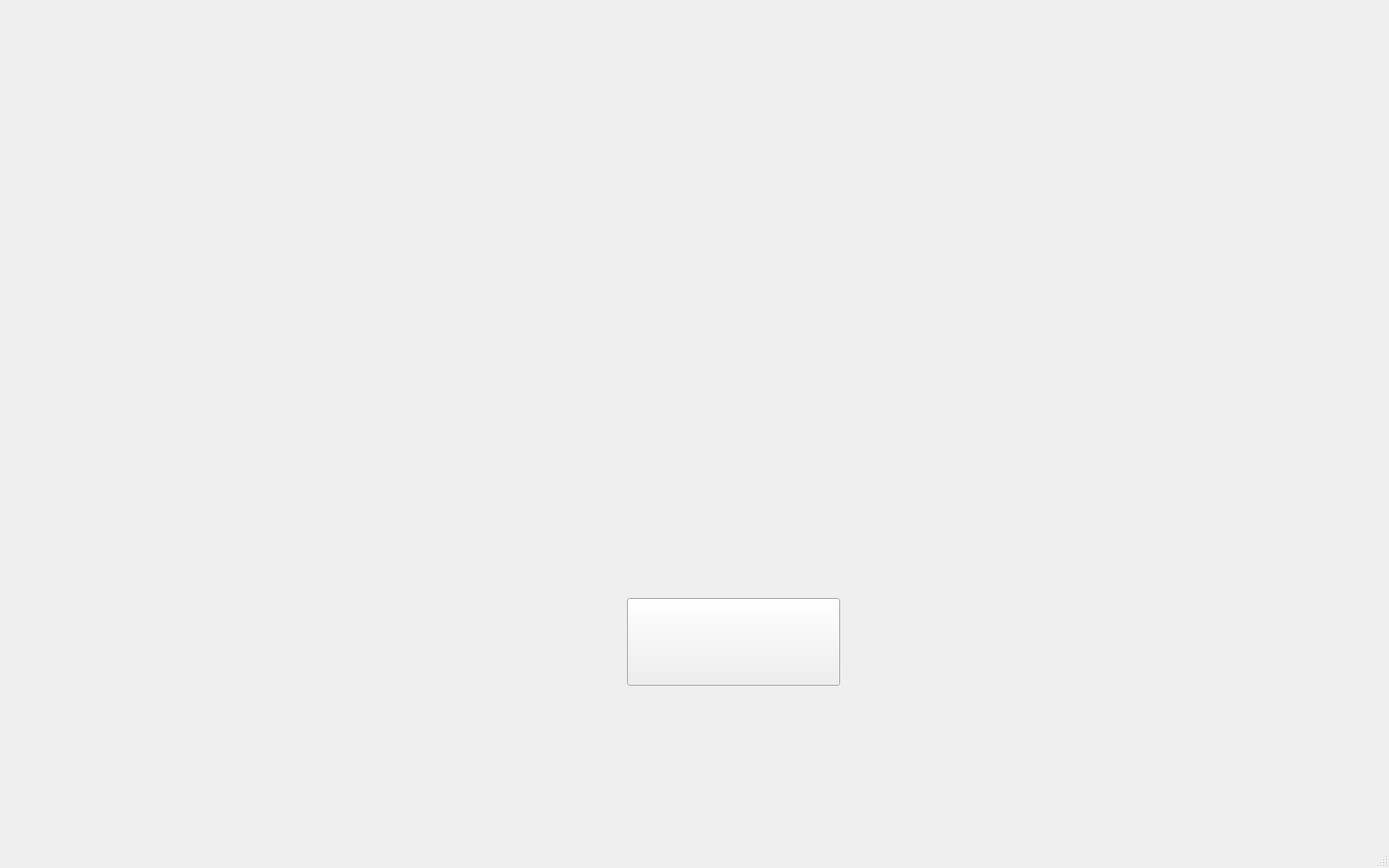
<?xml version="1.0" encoding="UTF-8"?>
<ui version="4.0">
 <class>MainWindow</class>
 <widget class="QMainWindow" name="MainWindow">
  <property name="geometry">
   <rect>
    <x>0</x>
    <y>0</y>
    <width>1440</width>
    <height>900</height>
   </rect>
  </property>
  <property name="windowTitle">
   <string>MainWindow</string>
  </property>
  <property name="styleSheet">
   <string notr="true">#parentWidget { border-image: url("uis/testing5bg.PNG") 0 0 0 0 stretch stretch; }</string>
  </property>
  <widget class="QWidget" name="centralwidget">
   <widget class="QPushButton" name="button">
    <property name="geometry">
     <rect>
      <x>650</x>
      <y>620</y>
      <width>221</width>
      <height>91</height>
     </rect>
    </property>
    <property name="minimumSize">
     <size>
      <width>221</width>
      <height>91</height>
     </size>
    </property>
    <property name="maximumSize">
    <size>
     <width>221</width>
     <height>91</height>
    </size>
   </property>
    <property name="styleSheet">
     <string notr="true">border-image: url("uis/starttest.png")</string>
    </property>
    <property name="text">
     <string/>
    </property>
   </widget>
  </widget>
  <widget class="QMenuBar" name="menubar">
   <property name="geometry">
    <rect>
     <x>0</x>
     <y>0</y>
     <width>1440</width>
     <height>22</height>
    </rect>
   </property>
  </widget>
  <widget class="QStatusBar" name="statusbar"/>
 </widget>
 <resources/>
 <connections/>
</ui>
